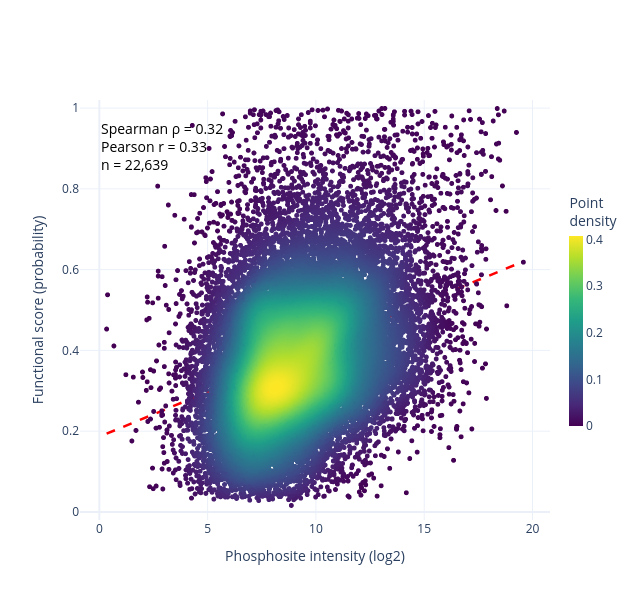

The notebook cell saved with this chart:
### Markdown cell above
# Supplementary Figure 1D — functional score vs. phosphosite intensity 

For the largest input (1 µg, noEGF), correlate each Class I site's functional-score probability (Ochoa et al.) against its mean phosphosite intensity. Density (paper style) with a binned-median trend; shown here as Suppl. Fig. 1d.

### Code cell
# Supplementary Figure 1D - functional score vs Class I phosphosite intensity (Reviewer 3, comment 6).
# Points coloured by 2D Gaussian kernel density (viridis). Largest input (1 ug, woEGF).
import numpy as np, pandas as pd, plotly.graph_objects as go
from scipy import stats
from scipy.stats import gaussian_kde
from core import process_ptm_site_report

META = {'Protein_group','Gene_group','PTM_0_aa','PTM_pos','PTM_mult123',
        'PTM_flank','PTM_Collapse_key','PTM_localization','UPD_seq'}

sd = process_ptm_site_report(nanoPhos_woEGF[1000], cutoff=0.75)['site_data']
cols = [c for c in sd.columns if c not in META]
sd['Key']     = sd['Protein_group'].astype(str) + '_' + sd['PTM_pos'].astype(str)
sd['log2int'] = np.log2(np.power(2.0, sd[cols]).mean(axis=1))   # mean linear intensity -> log2

m = (sd.merge(funscores, left_on='Key', right_on='sites', how='inner')
       .dropna(subset=['probabilities', 'log2int']))
rho, p = stats.spearmanr(m['probabilities'], m['log2int'])
r_p, _ = stats.pearsonr(m['probabilities'], m['log2int'])
print(f'matched sites: {len(m):,}  |  Spearman rho = {rho:.3f}  |  Pearson r = {r_p:.3f}')

# OLS correlation line (functional score ~ intensity)
lr = stats.linregress(m['log2int'], m['probabilities'])
xline = np.array([m['log2int'].min(), m['log2int'].max()])
yline = lr.intercept + lr.slope * xline

# 2D Gaussian kernel density for point colouring: KDE fit on a seeded subsample (fast on ~22k
# points), evaluated at every point; points sorted so the densest are drawn on top.
xy = np.vstack([m['log2int'].to_numpy(), m['probabilities'].to_numpy()])
_rng = np.random.default_rng(0)
_fit = _rng.choice(xy.shape[1], size=min(xy.shape[1], 4000), replace=False)
dens = gaussian_kde(xy[:, _fit])(xy)
_order = np.argsort(dens)
xo, yo, do = xy[0][_order], xy[1][_order], dens[_order]

fig = go.Figure()
fig.add_trace(go.Scattergl(
    x=xo, y=yo, mode='markers',
    marker=dict(size=5, color=do, colorscale='Viridis', showscale=True,
                colorbar=dict(title='Point<br>density', thickness=14, len=0.6),
                line=dict(width=0)),
    hoverinfo='skip',
))
fig.add_trace(go.Scatter(
    x=xline, y=yline, mode='lines',
    line=dict(color='red', width=2.5, dash='dash'),
))
fig.update_layout(
    width=640, height=600, template='plotly_white', showlegend=False,
    xaxis_title='Phosphosite intensity (log2)',
    yaxis_title='Functional score (probability)',
)
fig.add_annotation(xref='paper', yref='paper', x=0.04, y=0.96, showarrow=False,
    align='left', font=dict(size=14, color='black'),
    text=f'Spearman ρ = {rho:.2f}<br>Pearson r = {r_p:.2f}<br>n = {len(m):,}')
fig.update_yaxes(range=[-0.02, 1.02])
fig.show()
#fig.write_image(r'figures/figure2/suppl_figure1d.pdf', width=600, height=600)

### Figure 1 — Plotly figure (JSON) as saved in the notebook; plotly's stock layout.template omitted (floating-point values rounded to 4 significant figures; data arrays with more than 128 entries replaced by an {"elided": "..."} marker saying what was removed)
{"data": [{"hoverinfo": "skip", "marker": {"color": {"elided": "22639 float values"}, "colorbar": {"len": 0.6, "thickness": 14, "title": {"text": "Point<br>density"}}, "colorscale": [[0, "#440154"], [0.1111, "#482878"], [0.2222, "#3e4989"], [0.3333, "#31688e"], [0.4444, "#26828e"], [0.5556, "#1f9e89"], [0.6667, "#35b779"], [0.7778, "#6ece58"], [0.8889, "#b5de2b"], [1, "#fde725"]], "line": {"width": 0}, "showscale": true, "size": 5}, "mode": "markers", "type": "scattergl", "x": {"elided": "22639 float values"}, "y": {"elided": "22639 float values"}}, {"line": {"color": "red", "dash": "dash", "width": 2.5}, "mode": "lines", "type": "scatter", "x": [0.3363, 19.58], "y": [0.1938, 0.6201]}], "layout": {"annotations": [{"align": "left", "font": {"color": "black", "size": 14}, "showarrow": false, "text": "Spearman ρ = 0.32<br>Pearson r = 0.33<br>n = 22,639", "x": 0.04, "xref": "paper", "y": 0.96, "yref": "paper"}], "height": 600, "showlegend": false, "width": 640, "xaxis": {"title": {"text": "Phosphosite intensity (log2)"}}, "yaxis": {"range": [-0.02, 1.02], "title": {"text": "Functional score (probability)"}}}}
